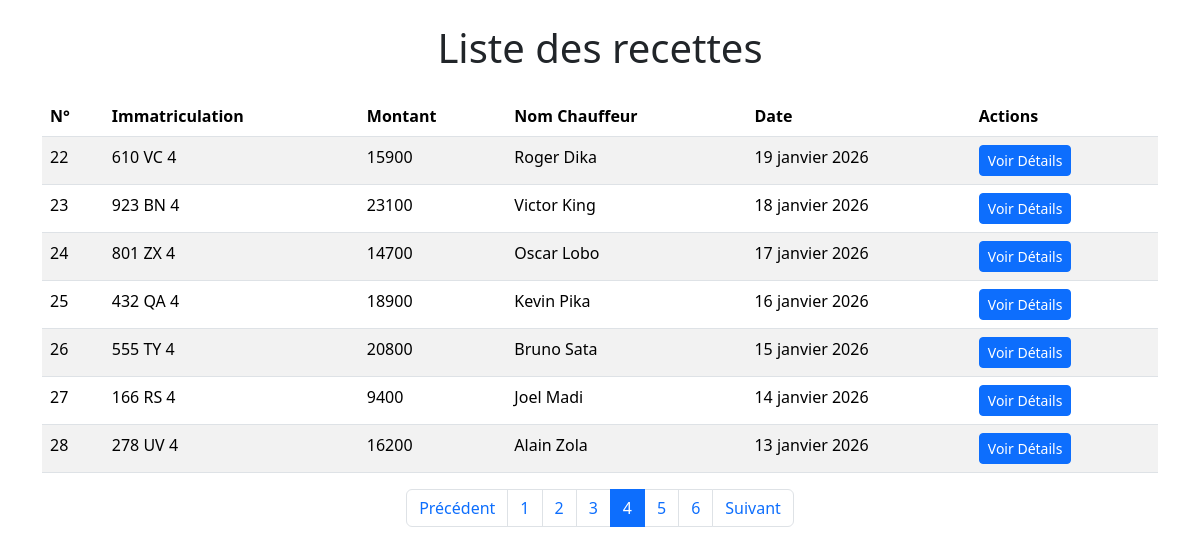
/recette/affiche?page=4, run on the app's committed database.
### recette/models.py (models this page shows, shortened)
class Recette(models.Model):
    montant=models.IntegerField(default=0)
    immatriculation=models.CharField(max_length=20,primary_key=True)
    nom_chauffeur=models.CharField(max_length=30)
    note=models.TextField(default=None)
    date_recette=models.DateField()
    date_creation=models.DateTimeField(auto_now_add=True)
    date_mis_a_jour=models.DateTimeField(auto_now=True)
    class Meta:
        verbose_name='Recette'
        verbose_name_plural='Recettes'

### recette/views.py (the view)
# urls.py: path('affiche', views.index, name='index'),
def index(request):
    recettes = Recette.objects.all().order_by('-date_recette')
    paginator = Paginator(recettes, 7)
    nombre_page = request.GET.get('page')
    page_recettes = paginator.get_page(nombre_page)
    context = {
        'recettes': page_recettes,
        'taille':'len(recettes)'
    }
    return render(request, 'recette/index.html', context)

### recette/templates/recette/index.html
{% extends 'recette/base.html' %}
{% block titre %}Liste des recettes{% endblock %}
{% block content %}
<table class="table table-striped">
    <thead>
        <tr>
            <th scope="col">N°</th>
            <th scope="col">Immatriculation</th>
            <th scope="col">Montant</th>
            <th scope="col">Nom Chauffeur</th>
            <th scope="col">Date</th>
            <th scope="col">Actions</th>
        </tr>
    </thead>
    <tbody>
        {% for recette in recettes  %}
        <tr>
            <td>{{ forloop.counter0|add:recettes.start_index }}</td>
            <td>{{ recette.immatriculation }}</td>
            <td>{{ recette.montant }}</td>
            <td>{{ recette.nom_chauffeur }}</td>
            <td>{{ recette.date_recette }}</td>
            <td>
                <a href="{% url 'recette:details' recette.immatriculation %}" class="btn btn-primary btn-sm">Voir Détails</a>
            </td>
        </tr>
        {% endfor %}
    </tbody>
</table>
<nav aria-label="Page navigation">
  <ul class="pagination justify-content-center mt-3">
    {% if recettes.has_previous %}
      <li class="page-item">
        <a class="page-link" href="?page={{ recettes.previous_page_number }}">Précédent</a>
      </li>
    {% else %}
      <li class="page-item disabled">
        <span class="page-link">Précédent</span>
      </li>
    {% endif %}
    {% for numero in recettes.paginator.page_range %}
      {% if recettes.number == numero %}
        <li class="page-item active">
          <span class="page-link">{{ numero }}</span>
        </li>
      {% else %}
        <li class="page-item"><a class="page-link" href="?page={{ numero }}">{{ numero }}</a></li>
      {% endif %}
    {% endfor %}
    {% if recettes.has_next %}
      <li class="page-item">
        <a class="page-link" href="?page={{ recettes.next_page_number }}">Suivant</a>
      </li>
    {% else %}
      <li class="page-item disabled">
        <span class="page-link">Suivant</span>
      </li>
    {% endif %}
  </ul>
</nav>
{% endblock %}

### data on the page
Recette: immatriculation "610 VC 4", montant "15900", nom_chauffeur "Roger Dika", date_recette "19 janvier 2026"
Recette: immatriculation "923 BN 4", montant "23100", nom_chauffeur "Victor King", date_recette "18 janvier 2026"
Recette: immatriculation "801 ZX 4", montant "14700", nom_chauffeur "Oscar Lobo", date_recette "17 janvier 2026"
Recette: immatriculation "432 QA 4", montant "18900", nom_chauffeur "Kevin Pika", date_recette "16 janvier 2026"
Recette: immatriculation "555 TY 4", montant "20800", nom_chauffeur "Bruno Sata", date_recette "15 janvier 2026"
Recette: immatriculation "166 RS 4", montant "9400", nom_chauffeur "Joel Madi", date_recette "14 janvier 2026"
Recette: immatriculation "278 UV 4", montant "16200", nom_chauffeur "Alain Zola", date_recette "13 janvier 2026"

### other printed values
{{ numero }} "1" "2" "3" "5" "6"
{{ numero }} "4"
